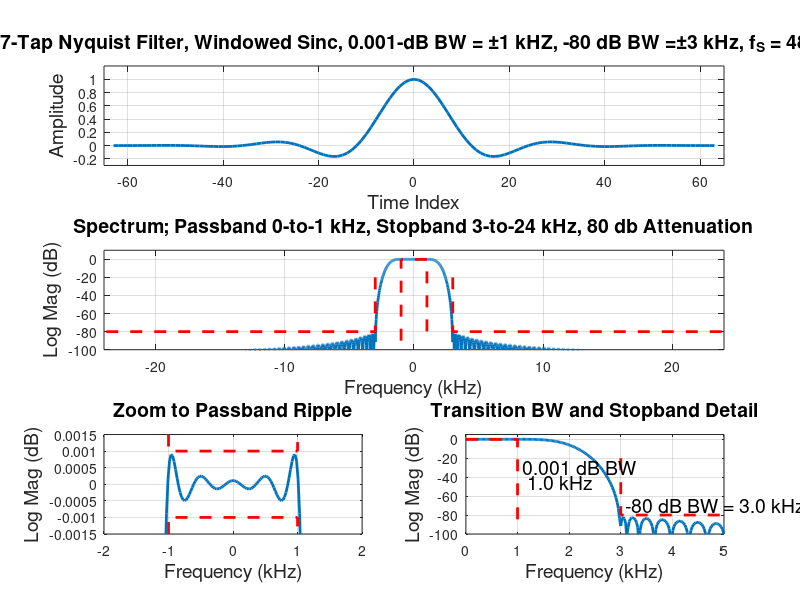
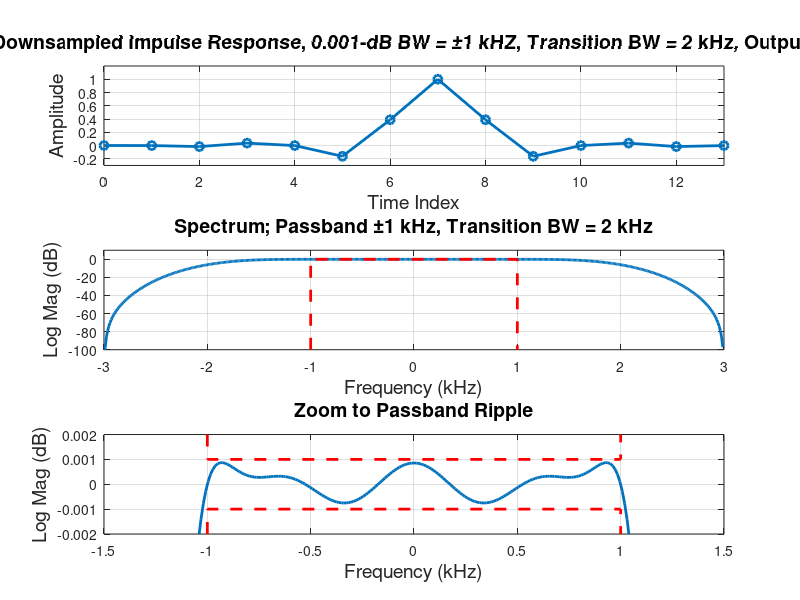
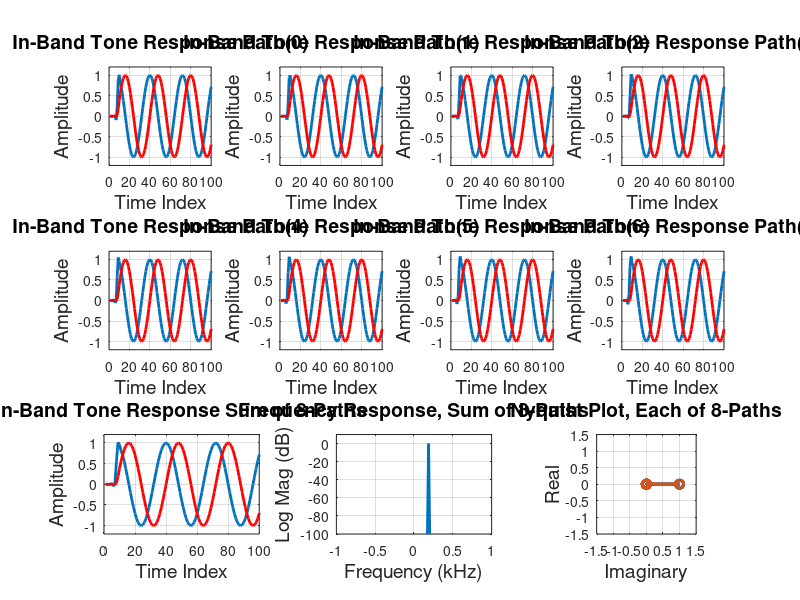
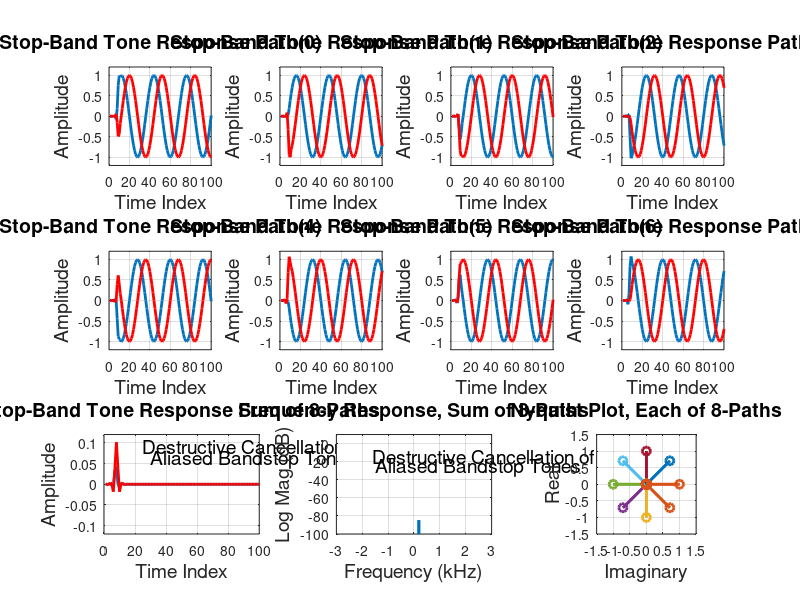

MATLAB code for these plots, in order:
% EE_656_HW_2b_2017, 8-path 8-to-1 down sampling filter, 16-taps per path
% Windowed sinc algorithm filter design, 0.1 dB Passband, 80 dB stopband

N1=(48/2)*80/22% 87
N1=1.4*N1  % 122... use 119... just missed, use 127
f1=1;
f2=3.0;
%h0=remez(86,[0 f1 f2 24]/24,{'myfrf',[1 1 0 0]},[1 120]);
phi=2*pi*(-63:63)*2/48;
h0=sin(phi)./phi;
h0(64)=1;
h0=h0.*kaiser(127,8)';
figure(21)
subplot(3,1,1)
plot(-63:63,h0,'linewidth',2);
grid on
axis([-65 65 -0.3 1.2])
title(['127-Tap Nyquist Filter, Windowed Sinc, 0.001-dB BW = \pm',num2str(f1),' kHZ, -80 dB BW =\pm',num2str(f2),' kHz, f_S = 48 kHz'],'fontsize',14)
xlabel('Time Index','fontsize',14)
ylabel('Amplitude','fontsize',14)

subplot(3,1,2)
fh0=fftshift(20*log10(abs(fft(h0*4/48,2048))));
plot((-0.5:1/2048:0.5-1/2048)*48,fh0,'linewidth',2)
hold on
plot( [-f1 -f1 +f1 +f1],[-90 -0.1 -0.1 -90],'r--','linewidth',2)
plot( [f2 f2 24],[-20 -80 -80],'r--','linewidth',2)
plot(-[f2 f2 24],[-20 -80 -80],'r--','linewidth',2)
hold off
grid on
axis([-24 24 -100 10])
title(['Spectrum; Passband 0-to-',num2str(f1),' kHz, Stopband ',num2str(f2),'-to-24 kHz, 80 db Attenuation'],'fontsize',14)
xlabel('Frequency (kHz)','fontsize',14)
ylabel('Log Mag (dB)','fontsize',14)

subplot(3,2,5)
plot((-0.5:1/2048:0.5-1/2048)*48,fh0,'linewidth',2)
hold on
plot( [-f1 -f1 +f1 +f1],[-0.0015 -0.001 -0.001 -0.0015],'r--','linewidth',2)
plot( [-f1 -f1 +f1 +f1],[+0.0015 +0.001 +0.001 +0.0015],'r--','linewidth',2)
hold off
grid on
axis([-f1-1 f1+1 -0.0015 0.0015])
title('Zoom to Passband Ripple','fontsize',14)
xlabel('Frequency (kHz)','fontsize',14)
ylabel('Log Mag (dB)','fontsize',14)

subplot(3,2,6)
plot((-0.5:1/2048:0.5-1/2048)*48,fh0,'linewidth',2)
hold on
plot( [f1-1 +f1 +f1],[-0.1 -0.1 -90],'r--','linewidth',2)
plot( [f2 f2 20],[-20 -80 -80],'r--','linewidth',2)
hold off
grid on
axis([f1-1  f2+2 -100 5])
title('Transition BW and Stopband Detail','fontsize',14)
xlabel('Frequency (kHz)','fontsize',14)
ylabel('Log Mag (dB)','fontsize',14)
text(1.1,-30,'0.001 dB BW','fontsize',14)
text(1.2,-45,[num2str(f1,'%5.1f'),' kHz'],'fontsize',14)
text(3.1,-70,['-80 dB BW = ',num2str(f2,'%5.1f'),' kHz'],'fontsize',14)


%%%%%%%%%%%%%%% 8-to-1 downsampling filter, 
% input sample rate = 48, output sample rate = 6
%%%%%%%%%%%%%%%%%%%%%%%% polyphase filter %%%%%%%%%%%%%%% 

hh0=reshape([h0 0],8,16);

reg=zeros(8,16);
v0=zeros(1,8)';
v1=zeros(8,34);
x0=zeros(1,200);
x0(1)=1;
x1=zeros(1,34);

m=1;
for n=1:8:200-8
    v0=fliplr(x0(n:n+7)).';
    reg=[v0 reg(:,1:15)];
        for k=1:8
          v1(k,m)=reg(k,:)*hh0(k,:)';
        end
       x1(m)=sum(v1(:,m));
        m=m+1;
end

figure(22)
subplot(3,1,1)
plot(0:15,x1(1:16),'-o','linewidth',2)
grid on
axis([0 13 -0.3 1.2])
title(['8-Path Filter, 8-to-1 Downsampled Impulse Response, 0.001-dB BW = \pm',num2str(f1),' kHZ, Transition BW = 2 kHz, Output sample rate f_S = 6 kHz'],'fontsize',14)
xlabel('Time Index','fontsize',14)
ylabel('Amplitude','fontsize',14)

subplot(3,1,2)
fx1=fftshift(20*log10(abs(fft(x1(1:33)/1.5,512))));  % sum(x1)=1.5001
plot((-0.5:1/512:0.5-1/512)*6,fx1,'linewidth',2)
hold on
plot([-1 -1 +1 +1],[-100 -0.001 -0.001 -100],'r--','linewidth',2)
hold off
grid on
axis([-3 3 -100 10])
title(['Spectrum; Passband \pm',num2str(f1),' kHz, Transition BW = 2 kHz'],'fontsize',14)
xlabel('Frequency (kHz)','fontsize',14)
ylabel('Log Mag (dB)','fontsize',14)

subplot(3,1,3)
plot((-0.5:1/512:0.5-1/512)*6,fx1-0.000,'linewidth',2)
hold on
plot([-1 -1 +1 +1],[-0.002 -0.001 -0.001 -0.002],'r--','linewidth',2)
plot([-1 -1 +1 +1],-[-0.002 -0.001 -0.001 -0.002],'r--','linewidth',2)
hold off
grid on
axis([-1.5 1.5 -0.002 0.002])
title('Zoom to Passband Ripple','fontsize',14)
xlabel('Frequency (kHz)','fontsize',14)
ylabel('Log Mag (dB)','fontsize',14)

%%%%%%%%%%%%%%%%%%%%%%%%%%%%%%%%

reg=zeros(8,16);
v0=zeros(1,8)';
v1=zeros(8,34);
x0=exp(j*2*pi*(0:1600)*1/256);
x1=zeros(1,200);

m=1;
for n=1:8:1600-8
    v0=fliplr(x0(n:n+7)).';
    reg=[v0 reg(:,1:15)];
        for k=1:8
          v1(k,m)=reg(k,:)*hh0(k,:)';
        end
       x1(m)=sum(v1(:,m));
        m=m+1;
end

figure(23)
scl=1/1.5;
for k=1:8
subplot(3,4,k)
plot(scl*real(v1(k,:)),'linewidth',2)
hold on
plot(scl*imag(v1(k,:)),'r','linewidth',2)
hold off
grid on
axis([0 100 -1.2 1.2])
title(['In-Band Tone Response Path(',num2str(k-1),')'],'fontsize',14)
ylabel('Amplitude','fontsize',14)
xlabel('Time Index','fontsize',14)
end

subplot(3,3,7)
plot(scl*real(x1)/8,'linewidth',2)
hold on
plot(scl*imag(x1)/8,'r','linewidth',2)
hold off
grid on
axis([0 100 -1.2 1.2])
title('In-Band Tone Response Sum of 8-Paths','fontsize',14)
ylabel('Amplitude','fontsize',14)
xlabel('Time Index','fontsize',14)

subplot(3,3,8)
ww=kaiser(128,10)';
ww=ww/sum(ww);
fx1=fftshift(20*log10(abs(fft(scl*x1(40:167)/1024,128))));
plot((-0.5:1/128:0.5-1/128)*6,fx1,'linewidth',2)
grid on
axis([-1 1 -100 10])
title('Frequency Response, Sum of 8-Paths','fontsize',14)
ylabel('Log Mag (dB)','fontsize',14)
xlabel('Frequency (kHz)','fontsize',14)

subplot(3,3,9)
plot(0,0)
hold on
for k=1:8
    plot(fftshift((fft(scl*v1(k,(40:167))/128))),'-o','linewidth',2);
end
hold off
grid on
axis('square')
axis([-1.5 1.5 -1.5 1.5])
title('Nyquist Plot, Each of 8-Paths','fontsize',14)
ylabel('Real','fontsize',14)
xlabel('Imaginary','fontsize',14)

%%%%%%%%%%%%%%%%%%%%%%%%%%%%%%%%%%%%%%%%%%%%%%%%%%%%%%%%

reg=zeros(8,16);
v0=zeros(1,8)';
v1=zeros(8,34);
x0=exp(j*2*pi*(0:1600)*(6/48+1/256));
x1=zeros(1,200);

m=1;
for n=1:8:1600-8
    v0=fliplr(x0(n:n+7)).';
    reg=[v0 reg(:,1:15)];
        for k=1:8
          v1(k,m)=reg(k,:)*hh0(k,:)';
        end
       x1(m)=sum(v1(:,m));
        m=m+1;
end

figure(24)
for k=1:8
subplot(3,4,k)
plot(scl*real(v1(k,:)),'linewidth',2)
hold on
plot(scl*imag(v1(k,:)),'r','linewidth',2)
hold off
grid on
axis([0 100 -1.2 1.2])
title(['Stop-Band Tone Response Path(',num2str(k-1),')'],'fontsize',14)
ylabel('Amplitude','fontsize',14)
xlabel('Time Index','fontsize',14)
end

subplot(3,3,7)
plot(scl*real(x1)/8,'linewidth',2)
hold on
plot(scl*imag(x1)/8,'r','linewidth',2)
hold off
grid on
axis([0 100 -1.2/10 1.2/10])
title('Stop-Band Tone Response Sum of 8-Paths','fontsize',14)
ylabel('Amplitude','fontsize',14)
xlabel('Time Index','fontsize',14)
text(25,0.09,'Destructive Cancellation of','fontsize',14)
text(30,0.06,'Aliased Bandstop Tones','fontsize',14)

subplot(3,3,8)
ww=kaiser(128,10)';
ww=ww/sum(ww);
fx1=fftshift(20*log10(abs(fft(scl*x1(40:167)/200,128))));
plot((-0.5:1/128:0.5-1/128)*6,fx1,'linewidth',2)
grid on
axis([-3 3 -100 10])
title('Frequency Response, Sum of 8-Paths','fontsize',14)
ylabel('Log Mag (dB)','fontsize',14)
xlabel('Frequency (kHz)','fontsize',14)
text(-1.6,-14,'Destructive Cancellation of','fontsize',14)
text(-1.5,-26,'Aliased Bandstop Tones','fontsize',14)

subplot(3,3,9)
plot(0,0)
hold on
for k=1:8
    plot(fftshift(scl*(fft(v1(k,40:167)/128))),'-o','linewidth',2);
end
hold off
grid on
axis('square')
axis([-1.5 1.5 -1.5 1.5])
title('Nyquist Plot, Each of 8-Paths','fontsize',14)
ylabel('Real','fontsize',14)
xlabel('Imaginary','fontsize',14)

%%%%%%%%%%%%%%%%%%%%%%%%%%%%%%%%%%%%%%%%%%
figure(25)
subplot(3,3,1)
plot(0:126,h0,'.-','linewidth',2)
grid on
axis([0 128 -0.3 1.2])
title('Impulse Response, Prototype Filter','fontsize',14)
xlabel('Time Index','fontsize',14)
ylabel('Amplitude','fontsize',14)

for k=1:8
    subplot(3,3,k+1)
    hh=zeros(1,127);
    hh(k:8:127)=h0(k:8:127);
    stem(0:126,hh,'marker','.','linewidth',2)
    grid on
    axis([0 128 -0.3 1.2])
title(['Impulse Response, Path(',num2str(k-1),')'],'fontsize',14)
    xlabel('Time Index','fontsize',14)
    ylabel('Amplitude','fontsize',14)
end

figure(26)
subplot(3,3,1)
plot((-0.5:1/1000:0.5-1/1000)*48,fftshift(20*log10(abs(fft(h0,1000)*4/48))),'linewidth',2)
grid on
axis([-24 24 -90 5])
title('Frequency Response, Prototype Filter','fontsize',14)
xlabel('Frequency','fontsize',14)
ylabel('Log Mag (dB)','fontsize',14)

for k=1:8
    subplot(3,3,k+1)
    hh=zeros(1,127);
    hh(k:8:127)=scl*h0(k:8:127);
    plot((-0.5:1/1000:0.5-1/1000)*48,fftshift(20*log10(abs(fft(hh,1000)))),'linewidth',2)
grid on
axis([-24 24 -90 5])
title(['Frequency Response, Path(',num2str(k-1),')'],'fontsize',14)
xlabel('Frequency','fontsize',14)
ylabel('Log Mag (dB)','fontsize',14)
end


figure(27)
subplot(3,3,1)
fhh0=unwrap(angle(fftshift(fft(h0,1000))))/(2*pi);
plot((-0.5:1/1000:0.5-1/1000)*48,fhh0-fhh0(501),'r','linewidth',2)
grid on
axis([-24 24 -4 4])
title('Phase Response, Prototype Filter','fontsize',14)
xlabel('Frequency','fontsize',14)
ylabel('\phi(\theta)/2\pi','fontsize',14)

for k=1:8
    subplot(3,3,k+1)
    hh=zeros(1,127);
    hh(k:8:127)=h0(k:8:127);
    fhh=unwrap(angle(fftshift(fft(hh,1000))))/(2*pi);
    plot((-0.5:1/1000:0.5-1/1000)*48,fhh-fhh(501),'linewidth',2)
    hold on
    plot((-0.5:1/1000:0.5-1/1000)*48,fhh0-fhh0(501),'r','linewidth',2)
    hold off
    grid on
    axis([-24 24 -32 32])
    title(['Phase Response, Path(',num2str(k-1),')'],'fontsize',14)
    xlabel('Frequency','fontsize',14)
    ylabel('\phi(\theta)/2\pi','fontsize',14)
end

figure(28)
plot(0,0)
hold on
for k=1:8
    hh=zeros(1,127);
    hh(k:8:127)=h0(k:8:127);
    fhh=unwrap(angle(fftshift(fft(hh,952))))/(2*pi);
    plot((-0.5:1/952:0.5-1/952)*48,fhh-fhh(477),'linewidth',2)
   
end
hold off
grid on
 title('Phase Response, all 8 Path Filters','fontsize',14)
 xlabel('Frequency','fontsize',14)
 ylabel('\phi(\theta)/2\pi','fontsize',14)
 axis([-24 24 -32 32])

figure(29)
plot(0,0)
hold on
vv=(0.5:-1/1000:-0.5+1/1000)*63;
for k=1:8
    hh=zeros(1,127);
    hh(k:8:127)=h0(k:8:127);
   %hh=fftshift(hh);
    fhh=unwrap(angle(fftshift(fft(hh,1000))))/(2*pi);
    plot((-0.5:1/1000:0.5-1/1000)*48,fhh-fhh(501)-vv,'linewidth',2)
end
hold off
grid on
title('Phase Response, all 8-Filters, Detrended Phase Profiles by Subtracting Constant Phase Slope tp Show Phase Differences','fontsize',14)
xlabel('Frequency','fontsize',14)
 ylabel('\phi(\theta)/2\pi','fontsize',14)
 axis([-24 24 -4 4])

figure(30)
subplot(1,2,1)
plot(0,0)
hold on
for k=1:8
fhh0=unwrap(angle(fftshift(fft(hh0(k,:),1000))))/(2*pi);
plot((-0.5:1/1000:0.5-1/1000)*6,fhh0-fhh0(501),'linewidth',2)
end
hold off
grid on
axis([0 3 -4 0])
title('Phase Profiles, all 8-Filters, Down-Sampled 8-to-1','fontsize',14)
xlabel('Frequency','fontsize',14)
ylabel('\phi(\theta)/2\pi','fontsize',14)
text(1.25,-0.75,'Phase Slope is Time Delay','fontsize',14)

subplot(1,2,2)
plot(0,0)
hold on
for k=1:8
      
   [gd,w]=grpdelay(hh0(k,:),1,1000,'whole');
   gd=fftshift(gd);
    plot((-0.5:1/1000:0.5-1/1000)*6,gd,'linewidth',2)
end
plot([-1 -1 ],[6.75 8.25],'r--','linewidth',2)
plot([ 1  1], [6.75 8.25],'r--','linewidth',2)
hold off
title('Group Delay (Time Delay) Profiles, all 8-Filters, Down-Sampled 8-to-1','fontsize',14)
xlabel('Frequency','fontsize',14)
ylabel('Samples','fontsize',14)
grid on
axis([-3 3 6.75 8.25])
text(-0.5,8.1,'Passband','fontsize',14)
